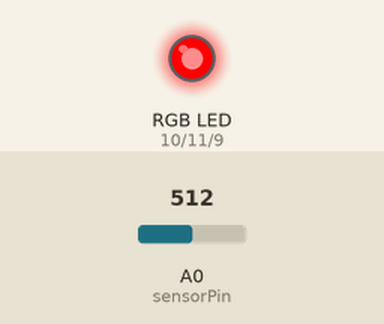
Bench run of a program on a simulated Arduino Uno, built with avr-gcc and run on an emulated ATmega328P. Parts: an RGB LED mixed from three pins (HIGH = lit). The inputs (shaded band) are chosen by the test bench; at power-on: A0 (sensorPin) = 512. Dim RGB values are drawn brighter than linear.

Above: at 1.2 s.
1.3 s: A0 (sensorPin) set to 277
2.8 s: A0 (sensorPin) set to 255
At 3.6 s:
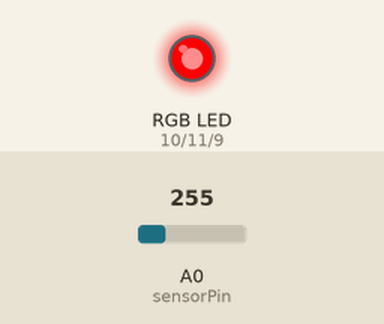
4.5 s: A0 (sensorPin) set to 122
At 6.1 s:
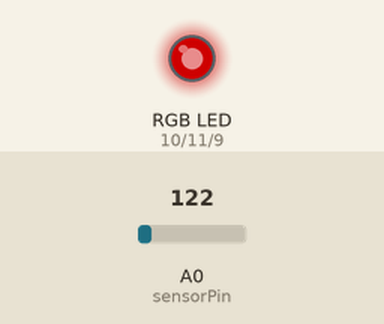
Timing chart, 0 to 7.6 s (numbered marks = the images above; inputs shaded):
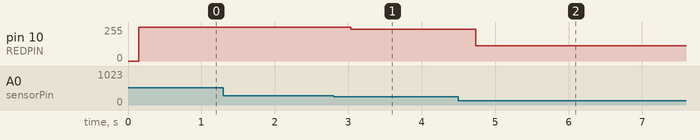

The program:

main.cpp
```cpp
#include <arduinoFFT.h>
#define sensorPin A0
#define REDPIN 10
#define GREENPIN 11
#define BLUEPIN 9
#define SAMPLES 64              // Must be a power of 2
#define SAMPLING_FREQUENCY 1000 // Hz, must be less than 10000 due to ADC
#define Rrange 10               // SAMPLES/3 (more or less)
#define Grange 11
#define Brange 10

arduinoFFT FFT = arduinoFFT();

unsigned int sampling_period_us;
unsigned long microseconds; // current time since the Arduino board started

double vReal[SAMPLES];
double vImag[SAMPLES];
double Rmodule = 0;
double Gmodule = 0;
double Bmodule = 0;
int Rvalue = 0;
int Gvalue = 0;
int Bvalue = 0;

double convBrightness(double b)
{
    double c = b / 614; // The maximun intensity value in theory is 31713 (but we are never having the volume that high)
    if (c < 0.2)
        c = 0;
    else if (c > 1)
        c = 1.00;
    return c;
}

void setup()
{
    Serial.begin(115200); // open the serial port at 115200 bps:
    sampling_period_us = round(1000000 * (1.0 / SAMPLING_FREQUENCY));

    pinMode(sensorPin, INPUT);
    pinMode(REDPIN, OUTPUT);
    pinMode(GREENPIN, OUTPUT);
    pinMode(BLUEPIN, OUTPUT);
}
void loop()
{
    /*SAMPLING*/

    for (int i = 0; i < SAMPLES; i++)
    {
        microseconds = micros(); // Overflows after around 70 minutes
        vReal[i] = analogRead(sensorPin);
        vImag[i] = 0;

        while (micros() < (microseconds + sampling_period_us))
        { // We take sampling_period_us microseconds to read the next sample
        }
    }
    /*FFT*/

    FFT.Windowing(vReal, SAMPLES, FFT_WIN_TYP_HAMMING, FFT_FORWARD);
    FFT.Compute(vReal, vImag, SAMPLES, FFT_FORWARD);
    FFT.ComplexToMagnitude(vReal, vImag, SAMPLES);

    Rvalue = 0;
    Gvalue = 0;
    Bvalue = 0;
    Rmodule = 0;
    Gmodule = 0;
    Bmodule = 0;
    /* MODULES of the frequency vectors computed */

    for (int i = 1; i < SAMPLES / 2; i++)
    {
        double a = pow(vReal[i], 2);
        double b = pow(vImag[i], 2);
        // Now we assign each frequency value to its corresponding light range:
        if (i <= Rrange)
            Rmodule += sqrt(a + b);
        else if (i >= (Rrange + 1) && i <= (Rrange + Grange))
            Gmodule += sqrt(a + b);
        else
            Bmodule += sqrt(a + b);
    }
    // Mean values of the modules of each interval:
    Rmodule /= Rrange;
    Gmodule /= Grange;
    Bmodule /= Brange;
    /* Giving more INTENSITY to the most DOMINANT frequencies (and reducing the rest):*/

    if ((Rmodule > Gmodule) && (Gmodule > Bmodule))
    {
        Rmodule *= 1.5;
        Gmodule *= 0.5;
        Bmodule *= 0.5;
    }
    else if ((Bmodule > Rmodule) && (Bmodule > Gmodule))
    {
        Bmodule *= 1.5;
        Gmodule *= 0.2;
        Rmodule *= 0.2;
    }
    else if ((Gmodule > Bmodule) && (Gmodule > Rmodule))
    {
        Gmodule *= 1.5;
        Rmodule *= 0.2;
        Bmodule *= 0.2;
    }
    Rvalue = 255 * convBrightness(Rmodule);
    Gvalue = 255 * convBrightness(Gmodule);
    Bvalue = 255 * convBrightness(Bmodule);
    analogWrite(REDPIN, Rvalue);
    analogWrite(GREENPIN, Gvalue);
    analogWrite(BLUEPIN, Bvalue);
    delay(25);
}
```

Measured:
- after the input at 1.3 s, every drawn part: stays the same
- after the input at 2.8 s, pin 10 (REDPIN): 255/255 → 240/255 after 0.23 s
- after the input at 4.5 s, pin 10 (REDPIN): 240/255 → 115/255 after 0.23 s
